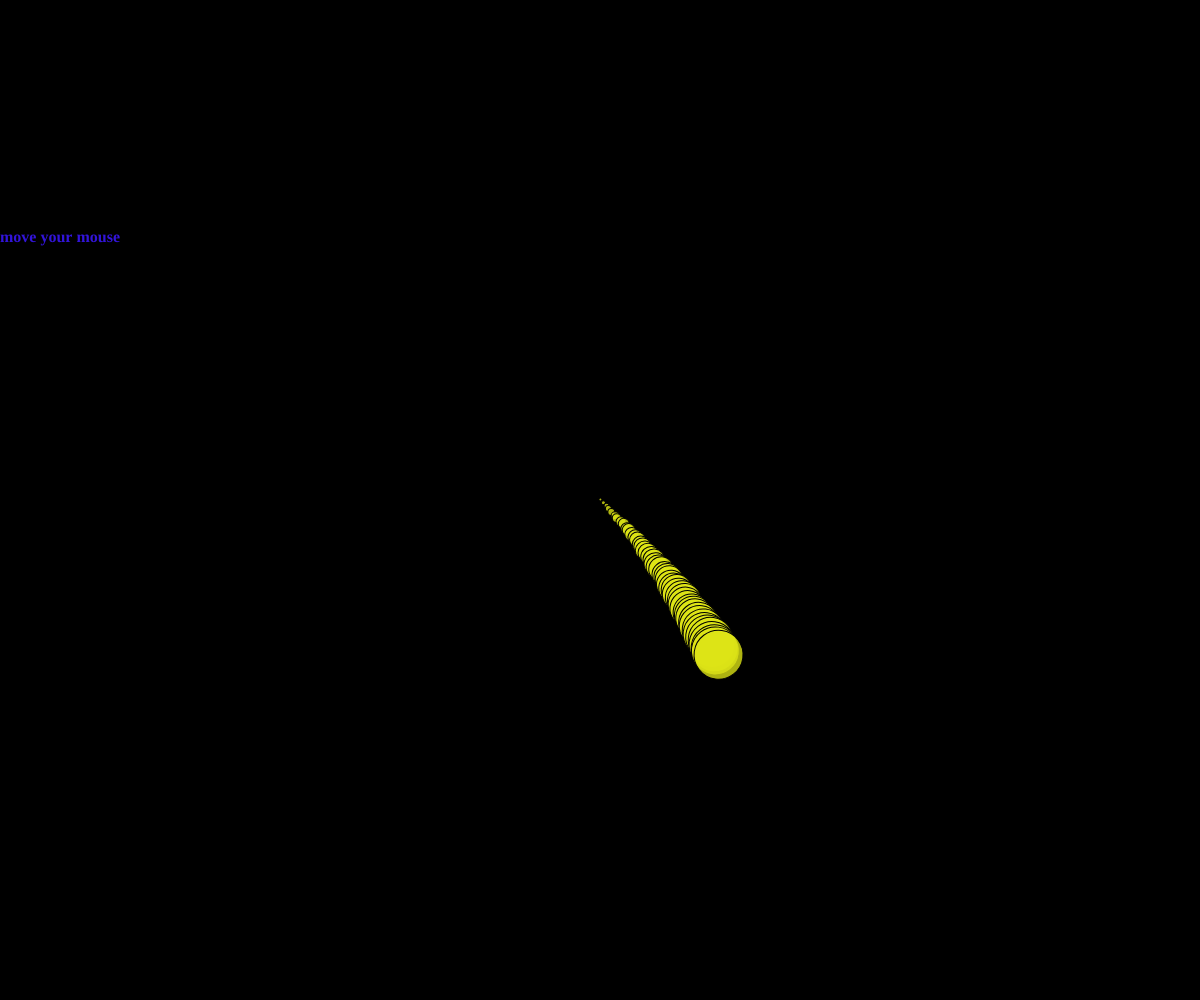
Frame 1 (no input)
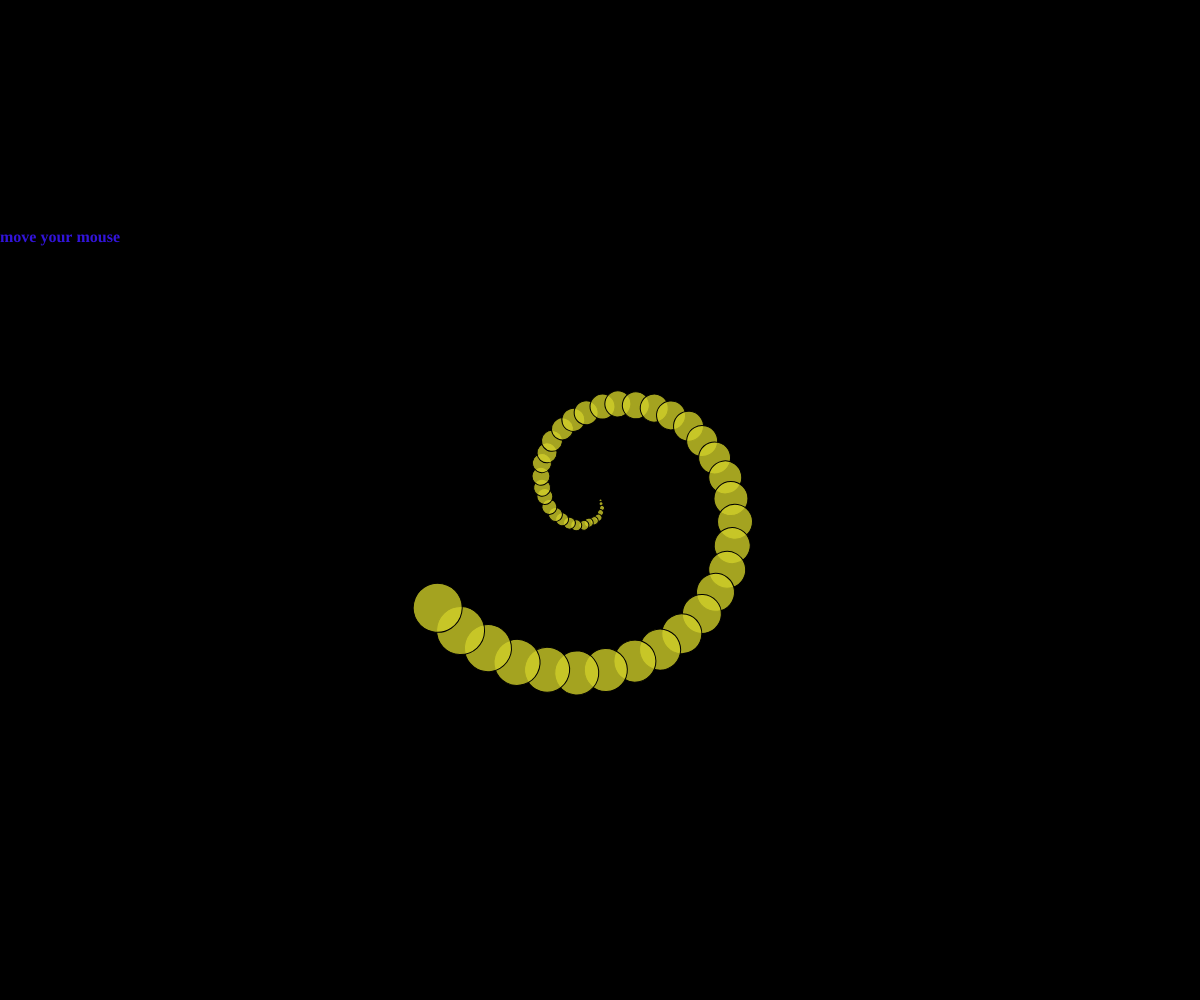
Frame 60 (no input)
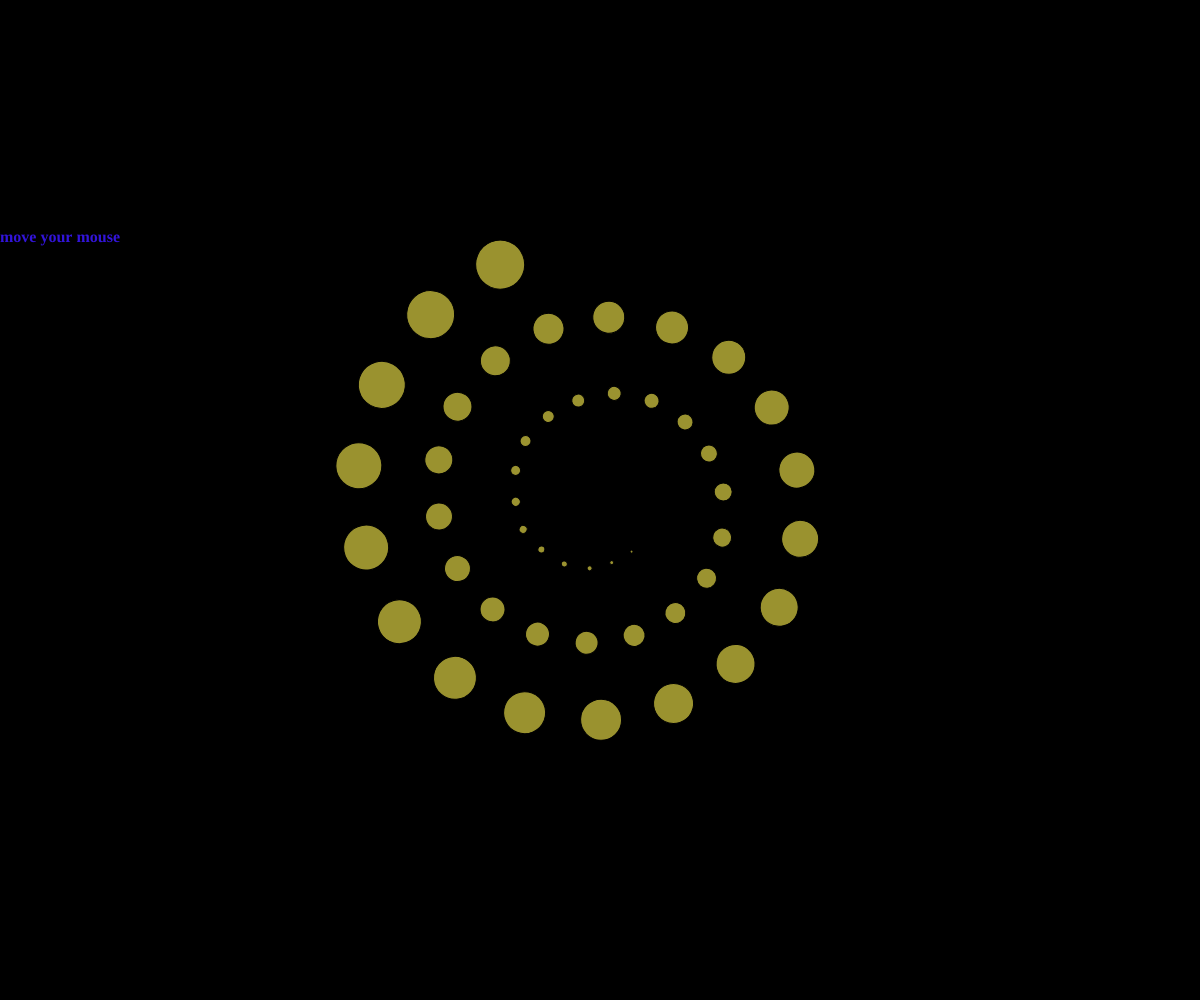
Frame 120 (the mouse pressed at the canvas centre since frame 60)

The p5.js sketch that drew these frames (run headless with seeded random() and noise() and a simulated clock; from frame 60 on, the mouse is pressed at the canvas centre):

// p5.js sketch
// ── sketch.js
var balls = [];

function setup() {
  createCanvas(windowWidth,windowHeight);

}

function draw() {
  frameRate(60);
  translate(width/2,height/2);

  background(0);

  var s='move your mouse';
  textFont('Aqua Grotesque');
  textStyle(BOLD);
  textSize(16);
  fill(50, 20, 218);
  text(s,-600,-270,500,500);

  for(i=0; i<47; i++){
    var x=mouseX/13;
    var y=mouseY/13;
    var r=i+3;

    balls[i] = new Ball(x+i*3,y+i*3,r);
  }


  for (var j = 0; j < balls.length; j++) {
    balls[j].move();
    balls[j].display();
  }
}

function Ball(tempX, tempY, tempDiameter) {

  this.x = tempX;
  this.y = tempY;
  this.diameter = tempDiameter;
  this.speed = 1;

  this.move = function() {
    this.x += random(-this.speed, this.speed);
    this.y += random(-this.speed, this.speed);
  };

  this.display = function() {
    var col=lerpColor(color(222, 229, 22, 200),color(98, 20, 218, 200),frameCount/600);
    if(frameCount>700){
      col=color(random(50,98), random(0,50), random(200,220), random(130,255));
    }
    fill(col);
    angleMode(RADIANS);
    rotate(frameCount/350);
    ellipse(this.x, this.y, this.diameter, this.diameter);
    //text('x',0,0,100);
  };

}
